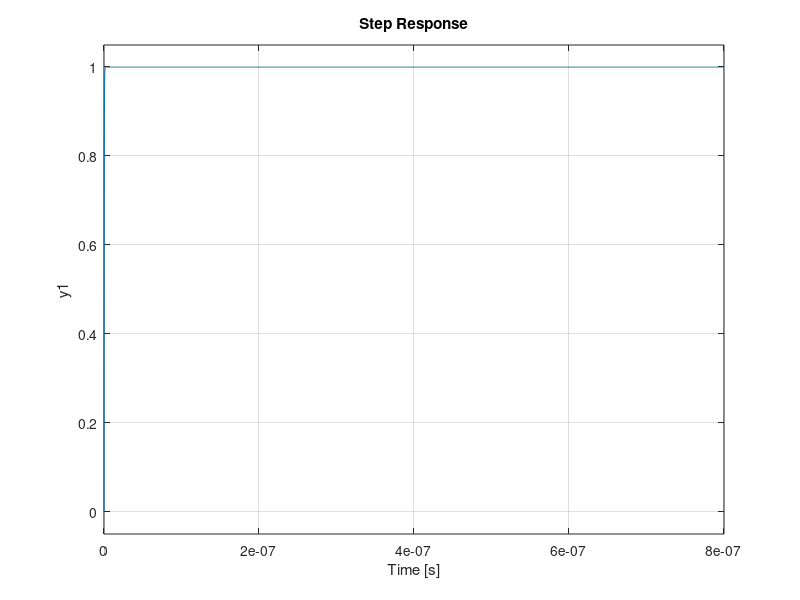

MATLAB code for this plot:
% Here are my constants
L = 1.12e-6;
R = 2.8;
K_t = 0.22;
K_e = 2.25;
B = 0.123;
K_b = 0.0;
J = 1E-4;
tau_L = 0;

s = tf('s');

H = K_t/((K_t*K_e) + (s*L + R) * (J*s + B));
H

OH = 1/((s*L + R)*(s*J + B));
%OH

%step(H)
%bode(H)
%pzmap(H);
grid on

poles = pole(H);
poles;

%margin(H);

%controller
K_p = 2E3;
T_i = 0.00005;
T_d = 0.0010;

%C = K_p;
%C = K_p * (1 + (1/(T_i *s )) + (T_d *s));
C = K_p * (1 + (T_d * s ));
%C = K_p * (1 + (1/(T_i *s )) );
%C;

T = (C*H)/(C * H + 1);
step(T)
grid on
%bode(T)
%margin(T)

%pole(T)
